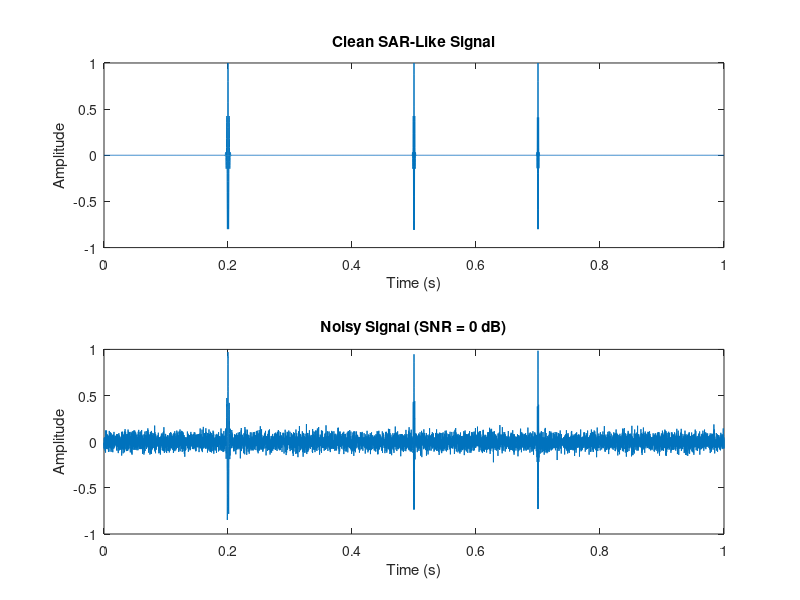

This figure's MATLAB source:
% simulate_sar_signal.m
% Simulates a SAR-like 1D radar return signal with noise

fs = 10e3;                 % Sampling frequency (Hz)
T = 1;                     % Duration in seconds
t = 0:1/fs:T-1/fs;         % Time vector

% Simulate targets as delayed pulses (Gaussian-modulated)
target1 = gauspuls(t - 0.2, 500, 0.5); % Target at 0.2s
target2 = gauspuls(t - 0.5, 800, 0.5); % Target at 0.5s
target3 = gauspuls(t - 0.7, 1000, 0.5); % Target at 0.7s

clean_signal = target1 + target2 + target3;

% Add white Gaussian noise
snr_input = 0; % SNR in dB
noisy_signal = awgn(clean_signal, snr_input, 'measured');

% Plot
figure;
subplot(2,1,1);
plot(t, clean_signal);
title('Clean SAR-Like Signal'); xlabel('Time (s)'); ylabel('Amplitude');

subplot(2,1,2);
plot(t, noisy_signal);
title(['Noisy Signal (SNR = ' num2str(snr_input) ' dB)']);
xlabel('Time (s)'); ylabel('Amplitude');


% Create results folder if it doesn't exist
if ~exist('results', 'dir')
    mkdir('results');
end

% Save signals
save('results/simulated_signals.mat', 'clean_signal', 'noisy_signal', 't', 'fs');